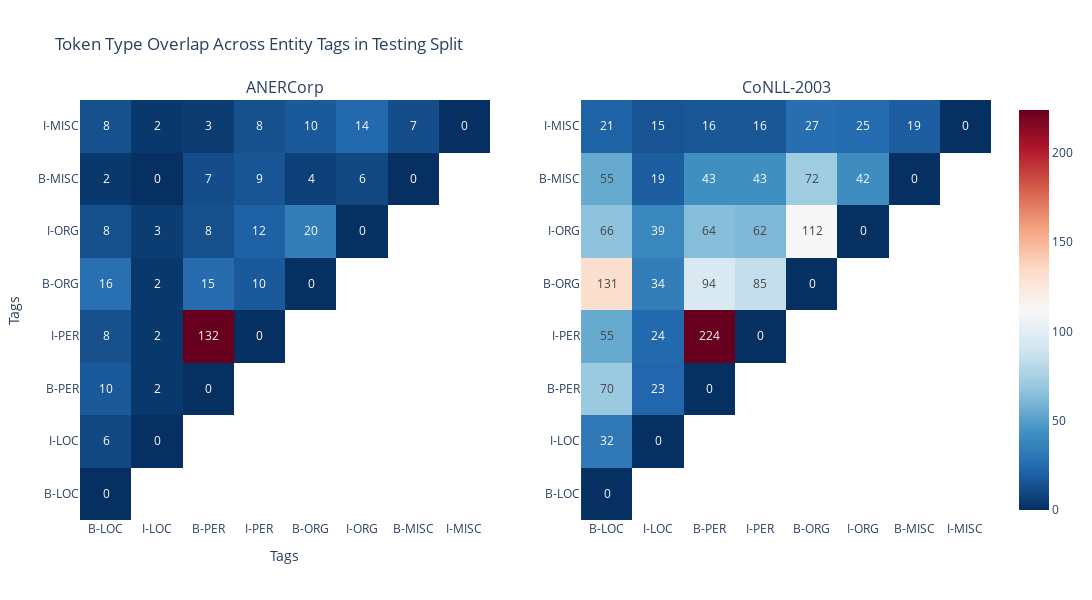

Write notebook code for a chart like this one.
### Code cell
matrix_tags = ['B-LOC', 'I-LOC', 'B-PER', 'I-PER', 'B-ORG', 'I-ORG', 'B-MISC', 'I-MISC']

anercorp_overlap_matrix = extract_overlap_matrix(aner_te)
conll_overlap_matrix = extract_overlap_matrix(con_te)
# Convert dictionaries to DataFrames
matrix1 = pd.DataFrame(anercorp_overlap_matrix, index=matrix_tags)
matrix2 = pd.DataFrame(conll_overlap_matrix, index=matrix_tags)

# # # # Create masks for upper and lower triangles
# mask_upper = np.triu(np.ones_like(matrix1, dtype=bool))
# mask_lower = np.tril(np.ones_like(matrix1, dtype=bool))

# Create masks for lower triangles
mask_lower = np.tril(np.ones_like(matrix1, dtype=bool))

# Mask both matrices with the lower triangle
lower_triangle_anercorp = matrix1.mask(~mask_lower)
lower_triangle_conll = matrix2.mask(~mask_lower)

# Mask the appropriate halves
# upper_triangle = matrix1.mask(mask_upper)
# upper_triangle = matrix1
# lower_triangle = matrix2.mask(mask_lower)
# lower_triangle = matrix2

# Prepare text for display: replace NaN with blank and non-NaN with integer
upper_text = np.where(lower_triangle_anercorp.isnull(), '', lower_triangle_anercorp.fillna(0).astype(int).astype(str))
lower_text = np.where(lower_triangle_conll.isnull(), '', lower_triangle_conll.fillna(0).astype(int).astype(str))

# Create subplot with two heatmaps
fig = make_subplots(
    rows=1, cols=2,
    subplot_titles=('ANERCorp', 'CoNLL-2003'),
    horizontal_spacing=0.1  # Adjust spacing between subplots
)

# Add the upper triangle of the first matrix
fig.add_trace(
    go.Heatmap(
        z=lower_triangle_anercorp,
        x=lower_triangle_anercorp.columns,
        y=lower_triangle_anercorp.index,
        colorscale="RdBu_r",
        showscale=False,  # Optionally turn off the color scale for each subplot
        text=upper_text.astype(str),
        texttemplate="%{text}",  # Text template to display
        hoverinfo="text+z"  # Display text and z-value on hover
    ),
    row=1, col=1
)

# Add the lower triangle of the second matrix
fig.add_trace(
    go.Heatmap(
        z=lower_triangle_conll,
        x=lower_triangle_conll.columns,
        y=lower_triangle_conll.index,
        colorscale="RdBu_r",
        showscale=True,  # Optionally show the color scale for reference
        text=lower_text.astype(str),
        texttemplate="%{text}",  # Text template to display
        hoverinfo="text+z"  # Display text and z-value on hover
    ),
    row=1, col=2
)

# Update the layout for better readability
fig.update_layout(
    title_text='Token Type Overlap Across Entity Tags in Testing Split',
    template="plotly_white",
    xaxis_title="Tags",
    yaxis_title="Tags",
    xaxis=dict(showgrid=False),  # Hide gridlines for x-axis
    xaxis2=dict(showgrid=False), # Hide gridlines for x-axis in second subplot
    yaxis=dict(showgrid=False),  # Hide gridlines for y-axis
    yaxis2=dict(showgrid=False), # Hide gridlines for y-axis in second subplot
    height=600,  # Set height of the figure canvas in pixels
    width=1200   # Set width of the figure canvas in pixels
)

# Show the figure
fig.show()

### Figure 1 — Plotly figure (JSON) as saved in the notebook; plotly's stock layout.template omitted (floating-point values rounded to 4 significant figures)
{"data": [{"colorscale": [[0, "rgb(5,48,97)"], [0.1, "rgb(33,102,172)"], [0.2, "rgb(67,147,195)"], [0.3, "rgb(146,197,222)"], [0.4, "rgb(209,229,240)"], [0.5, "rgb(247,247,247)"], [0.6, "rgb(253,219,199)"], [0.7, "rgb(244,165,130)"], [0.8, "rgb(214,96,77)"], [0.9, "rgb(178,24,43)"], [1, "rgb(103,0,31)"]], "hoverinfo": "text+z", "showscale": false, "text": [["0", "", "", "", "", "", "", ""], ["6", "0", "", "", "", "", "", ""], ["10", "2", "0", "", "", "", "", ""], ["8", "2", "132", "0", "", "", "", ""], ["16", "2", "15", "10", "0", "", "", ""], ["8", "3", "8", "12", "20", "0", "", ""], ["2", "0", "7", "9", "4", "6", "0", ""], ["8", "2", "3", "8", "10", "14", "7", "0"]], "texttemplate": "%{text}", "type": "heatmap", "x": ["B-LOC", "I-LOC", "B-PER", "I-PER", "B-ORG", "I-ORG", "B-MISC", "I-MISC"], "xaxis": "x", "y": ["B-LOC", "I-LOC", "B-PER", "I-PER", "B-ORG", "I-ORG", "B-MISC", "I-MISC"], "yaxis": "y", "z": [[0, null, null, null, null, null, null, null], [6, 0, null, null, null, null, null, null], [10, 2, 0, null, null, null, null, null], [8, 2, 132, 0, null, null, null, null], [16, 2, 15, 10, 0, null, null, null], [8, 3, 8, 12, 20, 0, null, null], [2, 0, 7, 9, 4, 6, 0, null], [8, 2, 3, 8, 10, 14, 7, 0]]}, {"colorscale": [[0, "rgb(5,48,97)"], [0.1, "rgb(33,102,172)"], [0.2, "rgb(67,147,195)"], [0.3, "rgb(146,197,222)"], [0.4, "rgb(209,229,240)"], [0.5, "rgb(247,247,247)"], [0.6, "rgb(253,219,199)"], [0.7, "rgb(244,165,130)"], [0.8, "rgb(214,96,77)"], [0.9, "rgb(178,24,43)"], [1, "rgb(103,0,31)"]], "hoverinfo": "text+z", "showscale": true, "text": [["0", "", "", "", "", "", "", ""], ["32", "0", "", "", "", "", "", ""], ["70", "23", "0", "", "", "", "", ""], ["55", "24", "224", "0", "", "", "", ""], ["131", "34", "94", "85", "0", "", "", ""], ["66", "39", "64", "62", "112", "0", "", ""], ["55", "19", "43", "43", "72", "42", "0", ""], ["21", "15", "16", "16", "27", "25", "19", "0"]], "texttemplate": "%{text}", "type": "heatmap", "x": ["B-LOC", "I-LOC", "B-PER", "I-PER", "B-ORG", "I-ORG", "B-MISC", "I-MISC"], "xaxis": "x2", "y": ["B-LOC", "I-LOC", "B-PER", "I-PER", "B-ORG", "I-ORG", "B-MISC", "I-MISC"], "yaxis": "y2", "z": [[0, null, null, null, null, null, null, null], [32, 0, null, null, null, null, null, null], [70, 23, 0, null, null, null, null, null], [55, 24, 224, 0, null, null, null, null], [131, 34, 94, 85, 0, null, null, null], [66, 39, 64, 62, 112, 0, null, null], [55, 19, 43, 43, 72, 42, 0, null], [21, 15, 16, 16, 27, 25, 19, 0]]}], "layout": {"annotations": [{"font": {"size": 16}, "showarrow": false, "text": "ANERCorp", "x": 0.225, "xanchor": "center", "xref": "paper", "y": 1, "yanchor": "bottom", "yref": "paper"}, {"font": {"size": 16}, "showarrow": false, "text": "CoNLL-2003", "x": 0.775, "xanchor": "center", "xref": "paper", "y": 1, "yanchor": "bottom", "yref": "paper"}], "height": 600, "title": {"text": "Token Type Overlap Across Entity Tags in Testing Split"}, "width": 1200, "xaxis": {"anchor": "y", "domain": [0, 0.45], "showgrid": false, "title": {"text": "Tags"}}, "xaxis2": {"anchor": "y2", "domain": [0.55, 1], "showgrid": false}, "yaxis": {"anchor": "x", "domain": [0, 1], "showgrid": false, "title": {"text": "Tags"}}, "yaxis2": {"anchor": "x2", "domain": [0, 1], "showgrid": false}}}
